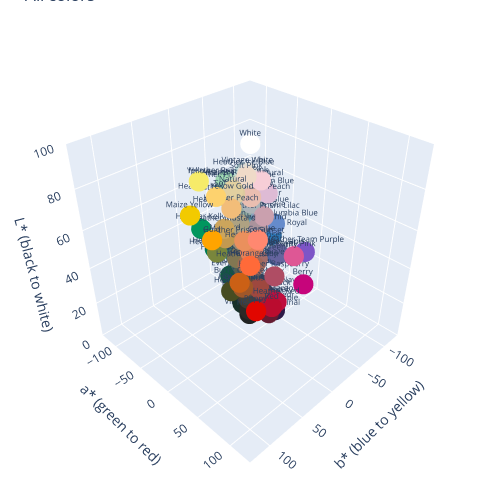

Source (notebook cell):
### Code cell
import importlib

import numpy as np
import pandas as pd
import numpy
import lab_graph

importlib.reload(lab_graph)

#Fix colormath depreciated numpy method
def patch_asscalar(a):
    return a.item()
setattr(numpy, "asscalar", patch_asscalar)

df = pd.read_csv("data/all-colors-unique.csv")

#Create a 2D array of Lab values
lab_list = list(df["L*a*b Value"])
lab_list = [x.split(", ") for x in lab_list]
lab_points = [[float(x) for x in row] for row in lab_list]

lab_graph.generate_lab_3d_all_colors(df, "All colors", "N/a")

### Figure 1 — Plotly figure (JSON) as saved in the notebook; plotly's stock layout.template omitted (floating-point values rounded to 4 significant figures)
{"data": [{"hovertemplate": "<b>%{text}</b><br>L*: %{y:.1f}<br>a*: %{x:.1f}<br>b*: %{z:.1f}<br>", "marker": {"color": ["#4298B5", "#555D51", "#BDC4C2", "#6C6864", "#A05729", "#89B2BD", "#C6057B", "#2D2926", "#423A31", "#CB6015", "#9D2235", "#9B2743", "#DE5795", "#FF8870", "#38484E", "#4A493B", "#005876", "#115740", "#183029", "#FFA400", "#007A53", "#729364", "#A6BBC8", "#DEBBD5", "#F2CA00", "#672E45", "#A36D6A", "#60705E", "#C29951", "#E2D0A0", "#202A44", "#66A5B5", "#474C21", "#FF6A39", "#55394D", "#F7CED7", "#E10600", "#BA0C2F", "#9E483F", "#C7C9C7", "#DECA9E", "#EFDAC8", "#678096", "#757870", "#E37F57", "#AEA282", "#00BFB2", "#2E1A47", "#4C619C", "#00AFD7", "#212322", "#DFDDD6", "#FFFFFF", "#F6EB69", "#ACB3B8", "#454038", "#545859", "#75726F", "#48A9C5", "#A26C53", "#8E9FBC", "#5D4B3C", "#651C32", "#A26859", "#658BCC", "#34657F", "#DCD2C4", "#8FAD9F", "#48655B", "#447961", "#79863C", "#BDDDD9", "#00965E", "#65649E", "#603147", "#A06A62", "#343A4A", "#6C6E60", "#A8D5BA", "#CCA55C", "#3B4559", "#827752", "#AA939C", "#F2BD79", "#BCC0D2", "#92ACA0", "#B3D2B5", "#CAA0AE", "#A0DAB3", "#D6D2BE", "#EABEB0", "#EA905D", "#AF4D64", "#BF0D3E", "#00BAB3", "#5C6E76", "#908878", "#76797A", "#E88467", "#958A73", "#7D55C7", "#2B7BBB", "#FDD26E"], "opacity": 1.0, "size": 7}, "mode": "markers+text", "text": ["Aqua", "Army", "Ash", "Asphalt", "Autumn", "Baby Blue", "Berry", "Black", "Brown", "Burnt Orange", "Canvas Red", "Cardinal", "Charity Pink", "Coral", "Dark Grey", "Dark Olive", "Deep Teal", "Evergreen", "Forest", "Gold", "Kelly", "Leaf", "Light Blue", "Lilac", "Maize Yellow", "Maroon", "Mauve", "Military Green", "Mustard", "Natural", "Navy", "Ocean Blue", "Olive", "Orange", "Oxblood Black", "Pink", "Poppy", "Red", "Rust", "Silver", "Soft Cream", "Soft Pink", "Steel Blue", "Storm", "Sunset", "Tan", "Teal", "Team Purple", "True Royal", "Turquoise", "Vintage Black", "Vintage White", "White", "Yellow", "Athletic Heather", "Black Heather", "Dark Grey Heather", "Deep Heather", "Heather Aqua", "Heather Autumn", "Heather Blue", "Heather Brown", "Heather Cardinal", "Heather Clay", "Heather Columbia Blue", "Heather Deep Teal", "Heather Dust", "Heather Dusty Blue", "Heather Forest", "Heather Grass Green", "Heather Green", "Heather Ice Blue", "Heather Kelly", "Heather Lapis", "Heather Maroon", "Heather Mauve", "Heather Midnight Navy", "Heather Military Green", "Heather Mint", "Heather Mustard", "Heather Navy", "Heather Olive", "Heather Orchid", "Heather Peach", "Heather Prism Blue", "Heather Prism Dusty Blue", "Heather Prism Ice Blue", "Heather Prism Lilac", "Heather Prism Mint", "Heather Prism Natural", "Heather Prism Peach", "Heather Prism Sunset", "Heather Raspberry", "Heather Red", "Heather Sea Green", "Heather Slate", "Heather Stone", "Heather Storm", "Heather Sunset", "Heather Tan", "Heather Team Purple", "Heather True Royal", "Heather Yellow Gold"], "textfont": {"size": 8}, "textposition": "top center", "x": [-20.39, -3.86, -2.14, 1.22, 37.42, -12.08, 71.84, 1.29, 3.33, 43.54, 52.92, 50.1, 59.63, 46.11, -4.7, -2.37, -23.19, -26.89, -12.05, 31.14, -48.36, -18.14, -5.11, 16.86, 5.01, 29.31, 22.73, -8.4, 6.96, 2.21, 2.57, -17.38, -6.88, 58.38, 16.23, 16.25, 75.12, 65.63, 37.95, -0.41, 3.24, 6.03, -4.71, -0.96, 39.51, 2.02, -59.33, 17.59, 5.91, -33.79, -1.03, -0.55, 0.0, -6.83, -1.69, 2.57, -0.94, 1.69, -22.86, 18.57, -0.58, 6.87, 35.71, 24.89, 0.45, -10.92, 1.08, -11.97, -13.04, -22.73, -13.31, -11.38, -65.36, 14.85, 25.21, 22.92, 1.3, -2.77, -18.93, 5.6, 0.25, 1.24, 10.13, 15.76, 2.14, -11.33, -14.27, 18.88, -24.68, -2.04, 15.04, 34.1, 44.64, 66.14, -46.18, -5.46, 1.72, 0.21, 39.64, 0.22, 34.51, -7.3, 8.31], "y": [58.13, 38.51, 78.5, 44.4, 48.3, 69.61, 45.38, 17.06, 25.05, 54.43, 36.7, 37.11, 57.92, 70.82, 29.23, 30.73, 32.45, 31.9, 17.54, 76.47, 43.23, 57.33, 74.49, 79.54, 83.14, 28.02, 52.2, 45.26, 65.63, 84.28, 16.99, 63.58, 31.03, 65.69, 28.13, 86.8, 49.45, 41.43, 42.65, 80.69, 82.38, 88.56, 52.17, 49.87, 64.85, 67.12, 66.44, 14.26, 41.26, 63.99, 13.35, 88.09, 100.0, 92.09, 72.55, 27.28, 36.89, 48.32, 63.94, 50.73, 64.82, 33.72, 24.16, 50.55, 56.78, 39.94, 84.64, 67.82, 40.04, 46.42, 53.5, 85.65, 51.8, 44.73, 27.76, 50.9, 24.29, 46.0, 81.11, 69.84, 28.87, 50.4, 63.19, 80.69, 77.9, 67.95, 81.23, 70.37, 81.84, 84.02, 81.04, 69.34, 47.09, 42.79, 66.81, 45.14, 57.18, 50.53, 66.65, 57.85, 45.45, 48.68, 86.67], "z": [-24.18, 5.37, -0.31, 3.26, 48.02, -11.07, -7.3, 2.54, 6.64, 58.62, 23.2, 15.1, -3.98, 35.75, -6.17, 8.55, -27.24, 6.33, 1.2, 81.64, 9.96, 19.97, -9.7, -8.35, 85.02, -0.87, 11.66, 7.56, 43.13, 26.39, -18.63, -16.11, 23.88, 58.65, -6.49, 1.44, 67.21, 34.16, 24.6, 0.43, 24.73, 11.43, -15.23, 3.27, 40.17, 18.16, -12.05, -24.18, -36.01, -34.95, 0.45, 3.67, 0.0, 62.42, -3.38, 5.49, -1.91, 1.65, -24.71, 22.73, -17.81, 12.11, 6.28, 18.71, -38.7, -20.42, 8.17, 2.72, 1.87, 6.68, 37.24, -2.2, 14.55, -31.33, -2.86, 13.88, -11.02, 7.81, 7.16, 42.85, -13.91, 21.46, -1.57, 41.91, -9.47, 2.4, 10.01, -1.04, 12.05, 10.4, 13.93, 42.49, 8.49, 27.76, -10.83, -7.14, 9.38, -1.49, 34.07, 13.83, -52.9, -42.2, 54.63], "type": "scatter3d"}], "layout": {"scene": {"aspectratio": {"x": 1, "y": 1, "z": 1}, "xaxis": {"title": {"text": "a* (green to red)"}, "range": [-128, 128]}, "yaxis": {"title": {"text": "L* (black to white)"}, "range": [0, 100]}, "zaxis": {"title": {"text": "b* (blue to yellow)"}, "range": [-128, 128]}, "camera": {"up": {"x": 0, "y": 1, "z": 0}, "center": {"x": 0, "y": 0, "z": 0}, "eye": {"x": 1.5, "y": 1.5, "z": 1.5}}}, "margin": {"l": 1, "r": 1, "t": 1, "b": 1}, "title": {"text": "All colors"}, "width": 500, "height": 500, "showlegend": false}}
